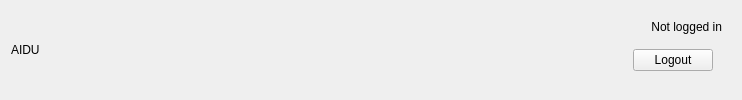
<?xml version="1.0" encoding="UTF-8"?>
<ui version="4.0">
 <class>header_widget</class>
 <widget class="QWidget" name="header_widget">
  <property name="geometry">
   <rect>
    <x>0</x>
    <y>0</y>
    <width>742</width>
    <height>100</height>
   </rect>
  </property>
  <property name="sizePolicy">
   <sizepolicy hsizetype="Preferred" vsizetype="Fixed">
    <horstretch>0</horstretch>
    <verstretch>0</verstretch>
   </sizepolicy>
  </property>
  <property name="windowTitle">
   <string>Form</string>
  </property>
  <layout class="QHBoxLayout" name="horizontalLayout">
   <item>
    <widget class="QLabel" name="logo_label">
     <property name="text">
      <string>AIDU</string>
     </property>
    </widget>
   </item>
   <item>
    <spacer name="header_spacer">
     <property name="orientation">
      <enum>Qt::Horizontal</enum>
     </property>
     <property name="sizeHint" stdset="0">
      <size>
       <width>40</width>
       <height>20</height>
      </size>
     </property>
    </spacer>
   </item>
   <item>
    <widget class="QWidget" name="user_widget" native="true">
     <layout class="QVBoxLayout" name="verticalLayout">
      <item>
       <widget class="QLabel" name="user_label">
        <property name="text">
         <string>Not logged in</string>
        </property>
        <property name="alignment">
         <set>Qt::AlignRight|Qt::AlignTrailing|Qt::AlignVCenter</set>
        </property>
       </widget>
      </item>
      <item alignment="Qt::AlignRight">
       <widget class="QWidget" name="logout_widget" native="true">
        <layout class="QHBoxLayout" name="horizontalLayout_2">
         <item>
          <widget class="QPushButton" name="logout_button">
           <property name="enabled">
            <bool>true</bool>
           </property>
           <property name="sizePolicy">
            <sizepolicy hsizetype="Minimum" vsizetype="Fixed">
             <horstretch>0</horstretch>
             <verstretch>0</verstretch>
            </sizepolicy>
           </property>
           <property name="text">
            <string>Logout</string>
           </property>
          </widget>
         </item>
        </layout>
       </widget>
      </item>
     </layout>
    </widget>
   </item>
  </layout>
 </widget>
 <resources/>
 <connections/>
</ui>
